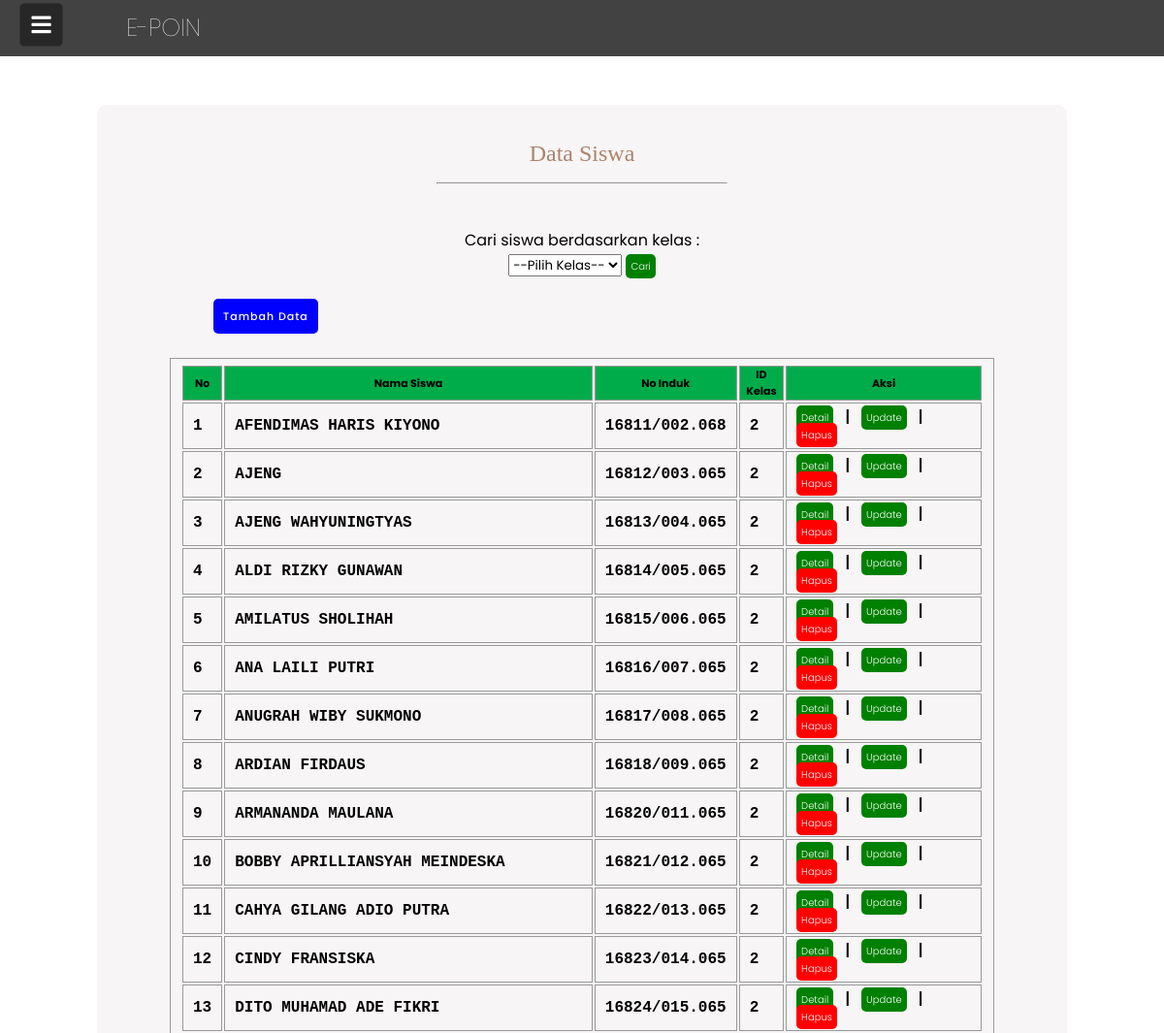
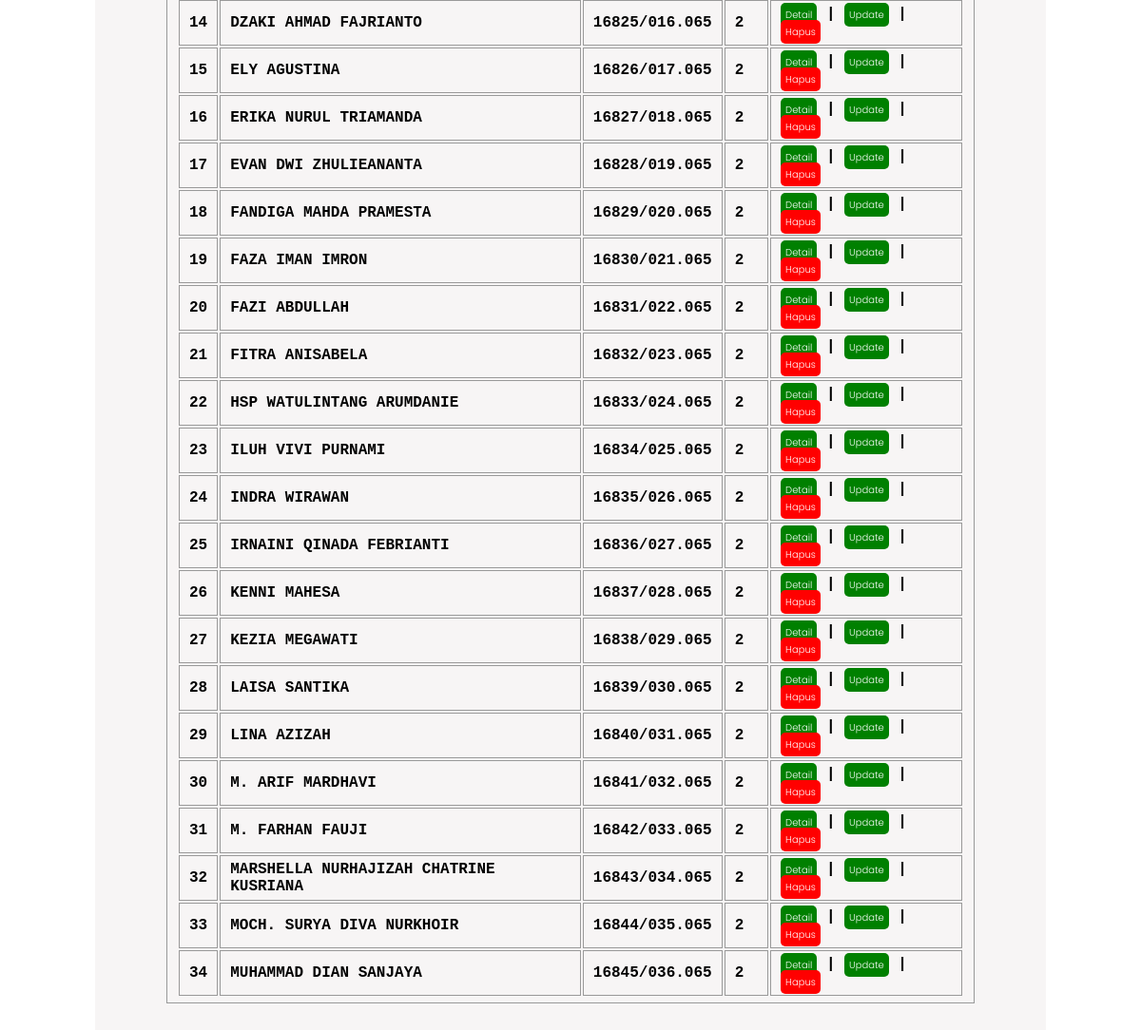
/admin/datasiswa.php?id_kelas=2, run on the app's committed database (2 pictures, top to bottom).
### tables this page shows
CREATE TABLE `siswa` (
  `id_siswa` int(111) NOT NULL,
  `nama_siswa` varchar(111) NOT NULL,
  `no_induk` varchar(111) NOT NULL,
  `alamat` text NOT NULL,
  `jenis_kelamin` varchar(111) NOT NULL,
  `id_kelas` int(111) NOT NULL,
  `tanggal_input` datetime NOT NULL
);

### admin/datasiswa.php (the view, shortened to what this page needs)
<!DOCTYPE html>
<html>
<head>
  <link rel="stylesheet" type="text/css" href="../asset/style-ssw.css">
  <link rel="stylesheet" href="https://cdnjs.cloudflare.com/ajax/libs/font-awesome/5.15.3/css/all.min.css">
</head>
<body>
    <div class="wrapper">
      <label for="btn" class="menu-btn">
        <i class="fas fa-bars"></i>
      </label>
    </div>
    <div class="header">
      <div class="name">E-POIN</div>
        <div class="img"><a href="dasboardadmin.php"></div></a></div></div>
        <div class="formbody">
        <h3>Data Siswa</h3>
        <hr><br>
        <form method="GET"><center>
          <label>Cari siswa berdasarkan kelas :<br></label>
          <select name="id_kelas">
          <option value=" ">--Pilih Kelas--</option>
          </select>
          <button class="edit-btn" type="submit" >Cari</button>
        </center>
        </form>
  <br><a class="add-btn" href="<?php echo "tambahsiswa.php"; ?>">Tambah Data</a><br><br>
        <table class="table5" style="width:85%">
                <tr style="height:30px;" bgcolor="#00ac4a">
                  <th>No</th>
                  <th>Nama Siswa</th>
                  <th>No Induk</th>
                  <th>ID Kelas</th>
                  <th>Aksi</th>
                </tr>
                <?php
          $koneksi = mysqli_connect("localhost","root","","poin");
          $id_kelas = isset($_GET['id_kelas']) ? $_GET['id_kelas'] : '';
          $no = 1;
          $query = "SELECT * FROM siswa
          WHERE siswa.id_kelas = '$id_kelas' ";
          $result = mysqli_query($koneksi, $query);
          while ($row = mysqli_fetch_assoc($result)) {
            ?>
          <tr style="center">
            <td><?php echo $no++;  ?></td>
            <td><?php echo $row['nama_siswa'];  ?></td>
            <td><?php echo $row['no_induk'];  ?></td>
            <td><?php echo $row['id_kelas'];  ?></td>
            <td>
                <a href="<?php echo "detailpoinssw.php?id_siswa=".$row['id_siswa']; ?>" class="edit-btn">Detail</a>
                |
                <a href="<?php echo "editssw.php?id_siswa=".$row['id_siswa']; ?>" class="edit-btn"> Update</a>
                |
                <a onclick="if(confirm('Apakah anda yakin ingin menghapus data ini ??')){ location.href='hapusssw.php?no_induk=<?php echo $row['no_induk']; ?>' }" class="hapus-btn"><span class="glyphicon glyphicon-remove">Hapus</a>
            </td>
          </tr>
                <?php
          }
        ?>
</table>
<br/><br/>
</div>
</body>
</html>

### asset/style-ssw.css (style rules this page uses)
* { margin: 0; padding: 0; box-sizing: border-box; font-family: 'Poppins', sans-serif; }
.wrapper { height: 100%; width: 300px; position: relative; }
.wrapper .menu-btn { position: absolute; left: 20px; top: 3px; background: #272727; color: #fff; height: 45px; width: 45px; z-index: 9999; border: 1px solid #333; border-radius: 5px; cursor: pointer; display: flex; align-items: center; justify-content: center; transition: all 0.3s ease; }
.wrapper .menu-btn i { position: absolute; font-size: 23px; transition: all 0.3s ease; }
.header { background-color: #424242; padding-bottom: 10px; padding-left: 80px; padding-top: 10px; }
.header .name { font-size: 25px; font-weight: 100; color: white; padding-left: 50px; }
.img { background-image: url("img/logo.png"); background-size: cover; width: 35px; height: 35px; margin-top: -37px; margin-bottom: 2px; }
.header a { font-size: 20px; height: 100%; width: 100%; display: block; }
h3 { text-align: center; margin-right: auto; margin-left: auto; font-family: 'Inknut Antiqua'; font-style: normal; font-weight: 300; font-size: 24px ; line-height: 100px; color: #AC836C; }
.formbody { background-color: #f7f5f5; width: 1000px; height: auto; margin-left: auto; margin-right: auto; margin-top: 50px; margin-bottom: 50px; border-radius: 10px; }
.add-btn { background: blue; color: #ffff; border: none; text-align: center; width: 90px; height: 25px; margin-left: 120px; padding: 10px 10px 10px 10px; font-size: 11px; font-weight: 500; letter-spacing: 1px; border-radius: 5px; cursor: pointer; transition: 0.3S; transition-property: background; text-decoration: none; }
.edit-btn { background: green; text-decoration: none; color: #ffff; border: none; text-align: center; height: 25px; padding: 5px 5px 5px 5px; font-size: 10px; font-weight: 300; border-radius: 5px; transition-property: background; }
.hapus-btn { background: red; text-decoration: none; color: #ffff; border: none; text-align: center; cursor: pointer; height: 25px; padding: 5px 5px 5px 5px; font-size: 10px; font-weight: 300; border-radius: 5px; transition-property: background; }
.table5 { margin-left: auto; margin-right: auto; margin-top: 7px; }
.table5, td { font-family: 'Courier'; font-weight: bold; text-align: left; font-size: 16px; border:1px solid #999; padding: 5px 10px; }
.table5, th { text-align: center; border:1px solid #999; font-size: 11px; }
hr { width: 30%; margin-top: -20px; margin-bottom: 20px; margin-left: auto; margin-right: auto; }

### data on the page
siswa: nama_siswa "AFENDIMAS HARIS KIYONO", no_induk "16811/002.068", id_kelas "2"
siswa: nama_siswa "AJENG", no_induk "16812/003.065", id_kelas "2"
siswa: nama_siswa "AJENG WAHYUNINGTYAS", no_induk "16813/004.065", id_kelas "2"
siswa: nama_siswa "ALDI RIZKY GUNAWAN", no_induk "16814/005.065", id_kelas "2"
siswa: nama_siswa "AMILATUS SHOLIHAH", no_induk "16815/006.065", id_kelas "2"
siswa: nama_siswa "ANA LAILI PUTRI", no_induk "16816/007.065", id_kelas "2"
siswa: nama_siswa "ANUGRAH WIBY SUKMONO", no_induk "16817/008.065", id_kelas "2"
siswa: nama_siswa "ARDIAN FIRDAUS", no_induk "16818/009.065", id_kelas "2"
siswa: nama_siswa "ARMANANDA MAULANA", no_induk "16820/011.065", id_kelas "2"
siswa: nama_siswa "BOBBY APRILLIANSYAH MEINDESKA", no_induk "16821/012.065", id_kelas "2"
siswa: nama_siswa "CAHYA GILANG ADIO PUTRA", no_induk "16822/013.065", id_kelas "2"
siswa: nama_siswa "CINDY FRANSISKA", no_induk "16823/014.065", id_kelas "2"
siswa: nama_siswa "DITO MUHAMAD ADE FIKRI", no_induk "16824/015.065", id_kelas "2"
siswa: nama_siswa "DZAKI AHMAD FAJRIANTO", no_induk "16825/016.065", id_kelas "2"
siswa: nama_siswa "ELY AGUSTINA", no_induk "16826/017.065", id_kelas "2"
siswa: nama_siswa "ERIKA NURUL TRIAMANDA", no_induk "16827/018.065", id_kelas "2"
siswa: nama_siswa "EVAN DWI ZHULIEANANTA", no_induk "16828/019.065", id_kelas "2"
siswa: nama_siswa "FANDIGA MAHDA PRAMESTA", no_induk "16829/020.065", id_kelas "2"
siswa: nama_siswa "FAZA IMAN IMRON", no_induk "16830/021.065", id_kelas "2"
siswa: nama_siswa "FAZI ABDULLAH", no_induk "16831/022.065", id_kelas "2"
siswa: nama_siswa "FITRA ANISABELA", no_induk "16832/023.065", id_kelas "2"
siswa: nama_siswa "HSP WATULINTANG ARUMDANIE", no_induk "16833/024.065", id_kelas "2"
siswa: nama_siswa "ILUH VIVI PURNAMI", no_induk "16834/025.065", id_kelas "2"
siswa: nama_siswa "INDRA WIRAWAN", no_induk "16835/026.065", id_kelas "2"
siswa: nama_siswa "IRNAINI QINADA FEBRIANTI", no_induk "16836/027.065", id_kelas "2"
siswa: nama_siswa "KENNI MAHESA", no_induk "16837/028.065", id_kelas "2"
siswa: nama_siswa "KEZIA MEGAWATI", no_induk "16838/029.065", id_kelas "2"
siswa: nama_siswa "LAISA SANTIKA", no_induk "16839/030.065", id_kelas "2"
siswa: nama_siswa "LINA AZIZAH", no_induk "16840/031.065", id_kelas "2"
siswa: nama_siswa "M. ARIF MARDHAVI", no_induk "16841/032.065", id_kelas "2"
siswa: nama_siswa "M. FARHAN FAUJI", no_induk "16842/033.065", id_kelas "2"
siswa: nama_siswa "MARSHELLA NURHAJIZAH CHATRINE KUSRIANA", no_induk "16843/034.065", id_kelas "2"
siswa: nama_siswa "MOCH. SURYA DIVA NURKHOIR", no_induk "16844/035.065", id_kelas "2"
siswa: nama_siswa "MUHAMMAD DIAN SANJAYA", no_induk "16845/036.065", id_kelas "2"
